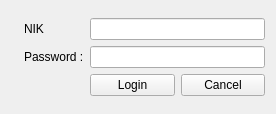
<?xml version="1.0" encoding="UTF-8"?>
<ui version="4.0">
 <class>Dialog</class>
 <widget class="QDialog" name="Dialog">
  <property name="geometry">
   <rect>
    <x>0</x>
    <y>0</y>
    <width>276</width>
    <height>114</height>
   </rect>
  </property>
  <property name="windowTitle">
   <string>Dialog</string>
  </property>
  <layout class="QGridLayout" name="gridLayout_2">
   <item row="0" column="0">
    <layout class="QGridLayout" name="gridLayout">
     <item row="1" column="2">
      <widget class="QLineEdit" name="lineEditPassword">
       <property name="echoMode">
        <enum>QLineEdit::Password</enum>
       </property>
      </widget>
     </item>
     <item row="2" column="2">
      <layout class="QGridLayout" name="gridLayout_3">
       <item row="0" column="1">
        <widget class="QPushButton" name="pushButtonBatal">
         <property name="text">
          <string>Cancel</string>
         </property>
         <property name="icon">
          <iconset resource="../../icon.qrc">
           <normaloff>:/icon/DESIGN/icon/32x32/cancel.png</normaloff>:/icon/DESIGN/icon/32x32/cancel.png</iconset>
         </property>
         <property name="iconSize">
          <size>
           <width>32</width>
           <height>32</height>
          </size>
         </property>
         <property name="autoDefault">
          <bool>false</bool>
         </property>
        </widget>
       </item>
       <item row="0" column="0">
        <widget class="QPushButton" name="pushButtonLogin">
         <property name="text">
          <string>Login</string>
         </property>
         <property name="icon">
          <iconset resource="../../icon.qrc">
           <normaloff>:/icon/DESIGN/icon/32x32/administrator.png</normaloff>:/icon/DESIGN/icon/32x32/administrator.png</iconset>
         </property>
         <property name="iconSize">
          <size>
           <width>32</width>
           <height>32</height>
          </size>
         </property>
         <property name="autoDefault">
          <bool>false</bool>
         </property>
        </widget>
       </item>
      </layout>
     </item>
     <item row="1" column="1">
      <widget class="QLabel" name="label_2">
       <property name="text">
        <string>Password :</string>
       </property>
      </widget>
     </item>
     <item row="0" column="2">
      <widget class="QLineEdit" name="lineEditNIK"/>
     </item>
     <item row="0" column="1">
      <widget class="QLabel" name="label">
       <property name="text">
        <string>NIK</string>
       </property>
      </widget>
     </item>
     <item row="0" column="0" rowspan="2">
      <widget class="QLabel" name="label_3">
       <property name="text">
        <string/>
       </property>
       <property name="pixmap">
        <pixmap resource="../../icon.qrc">:/icon/DESIGN/icon/32x32/lock.png</pixmap>
       </property>
      </widget>
     </item>
    </layout>
   </item>
  </layout>
 </widget>
 <resources>
  <include location="../../icon.qrc"/>
 </resources>
 <connections/>
</ui>
